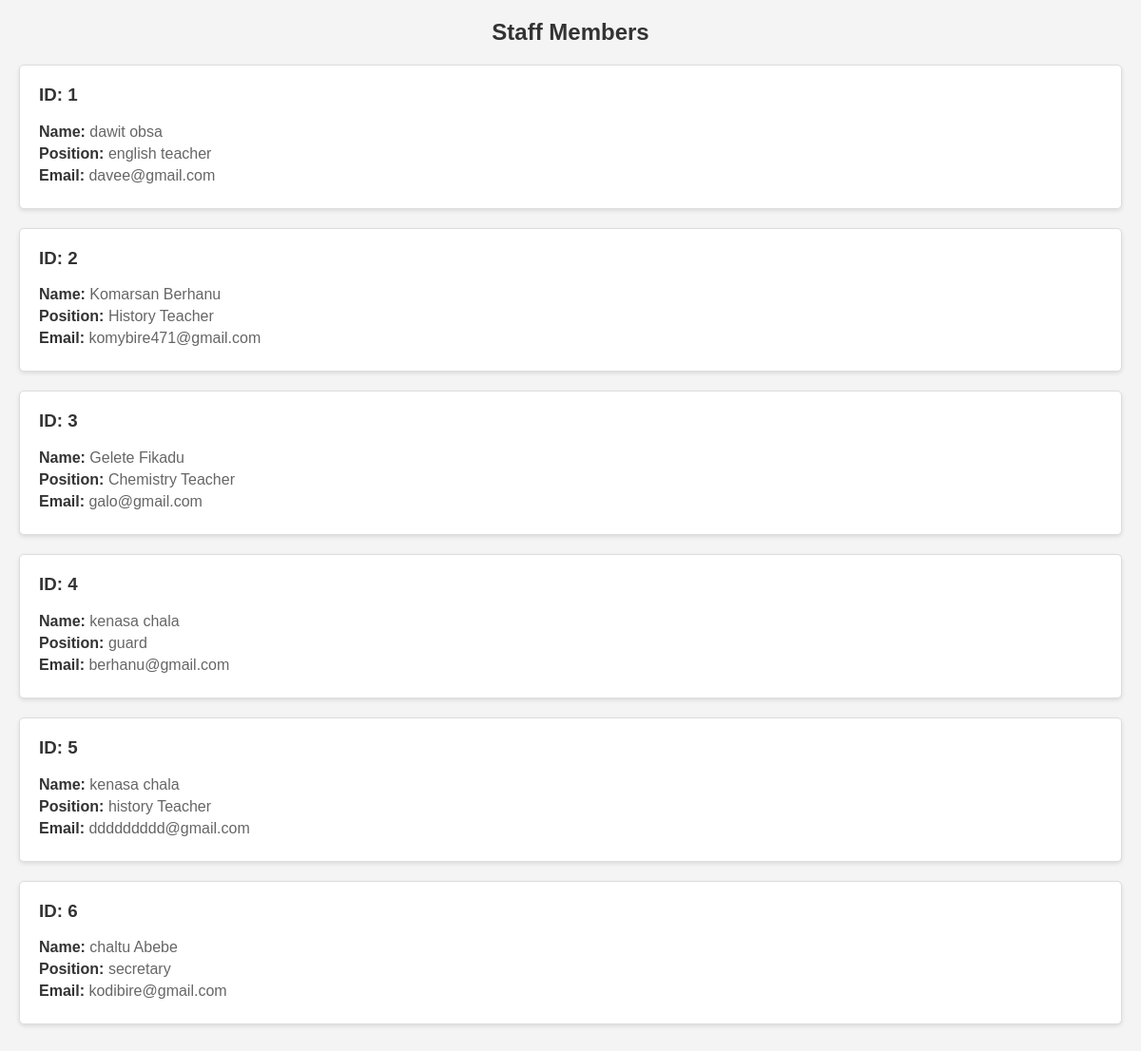
The app's page /viewstaff.php with its own data.
### tables this page shows
CREATE TABLE `staff` (
  `id` int(6) UNSIGNED NOT NULL,
  `name` varchar(50) NOT NULL,
  `position` varchar(50) NOT NULL,
  `email` varchar(50) NOT NULL
);

### viewstaff.php (the view, shortened to what this page needs)
<html>
<head>
</head>
<body>
    <h2>Staff Members</h2>
    <?php
    $servername = "localhost";
    $username = "root";
    $password = "";
    $dbname = "school_db";
    $conn = new mysqli($servername, $username, $password, $dbname);
    $sql = "SELECT * FROM staff";
    $result = $conn->query($sql);
    if ($result->num_rows > 0) {
        while ($row = $result->fetch_assoc()) {
            echo "<div class='staff-card'>";
            echo "<h3>ID: " . $row["id"] . "</h3>";
            echo "<p><strong>Name:</strong> " . $row["name"] . "</p>";
            echo "<p><strong>Position:</strong> " . $row["position"] . "</p>";
            echo "<p><strong>Email:</strong> " . $row["email"] . "</p>";
            echo "</div>";
        }
    } else {
        echo "No staff members found.";
    }
    ?>
</body>
</html>

### viewstaff.php (style rules this page uses)
body { font-family: Arial, sans-serif; padding: 20px; margin: 0; background-color: #f4f4f4; }
h2 { margin-top: 0; text-align: center; color: #333; }
.staff-card { background-color: #fff; border: 1px solid #ddd; border-radius: 5px; padding: 20px; margin-bottom: 20px; box-shadow: 0 2px 4px rgba(0, 0, 0, 0.1); transition: box-shadow 0.3s ease-in-out; }
.staff-card h3 { margin-top: 0; color: #333; }
.staff-card p { margin: 5px 0; color: #666; }
.staff-card p strong { color: #333; }

### records on screen
staff: id "1", name "dawit obsa", position "english teacher", email "davee@gmail.com"
staff: id "2", name "Komarsan Berhanu", position "History Teacher", email "komybire471@gmail.com"
staff: id "3", name "Gelete Fikadu", position "Chemistry Teacher", email "galo@gmail.com"
staff: id "4", name "kenasa chala", position "guard", email "berhanu@gmail.com"
staff: id "5", name "kenasa chala", position "history Teacher", email "ddddddddd@gmail.com"
staff: id "6", name "chaltu Abebe", position "secretary", email "kodibire@gmail.com"
